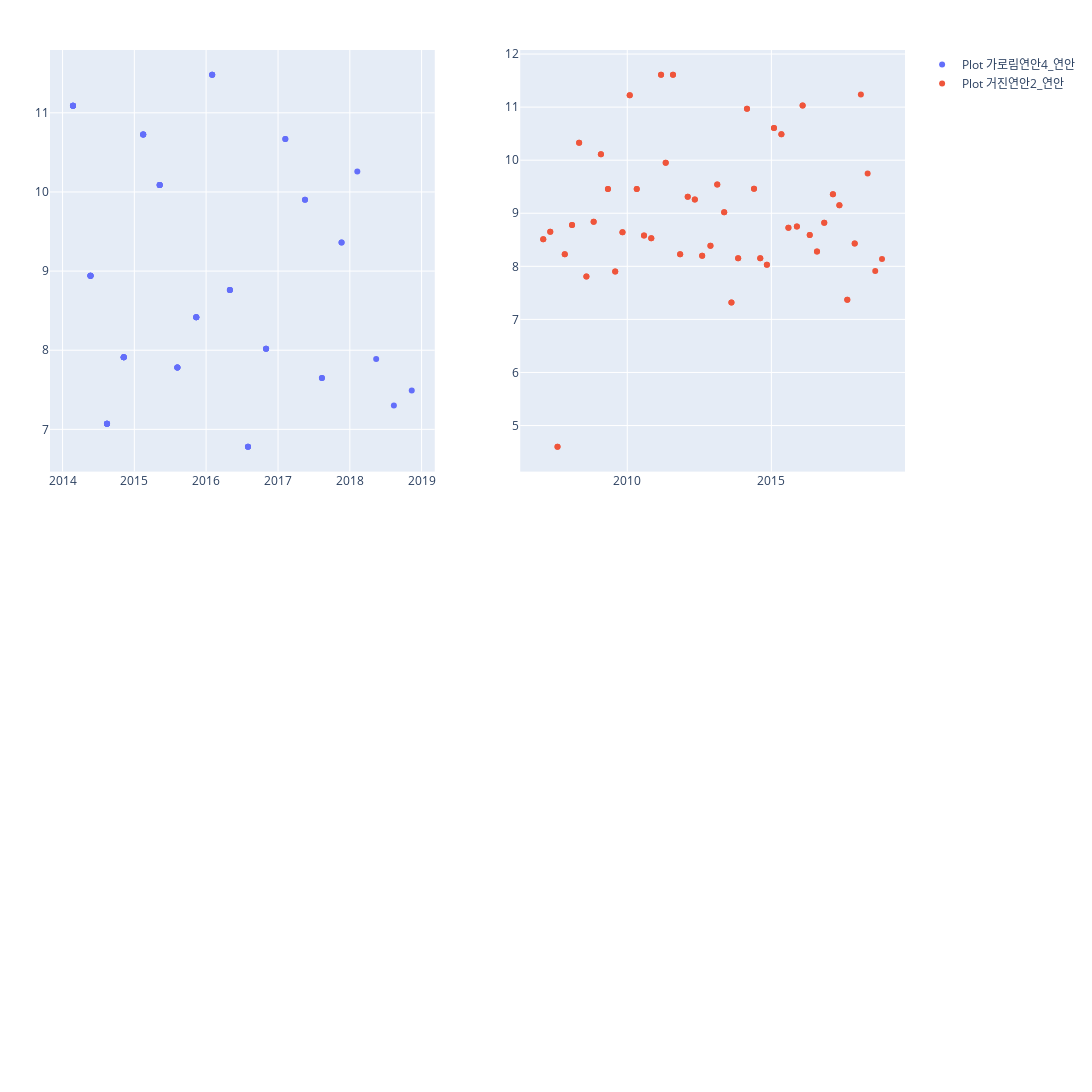

The notebook cell this image was saved under:
### Code cell
ocean_df = pd.read_csv(f'data/surface/0.005/2018.csv')
print(ocean_df.columns)
unique_values = ocean_df['station'].unique().tolist()
print(unique_values)
fig = make_subplots(rows=2, cols=2)

columns_to_plot = ['총질소[μg/L]', '총인[μg/L]', '용존무기질소[μg/L]','화학적산소요구량[mg/L]','암모니아성 질소[μg/L]']
for i, d in enumerate(unique_values):
    row = i // 2 + 1  # 행 결정
    col = i % 2 + 1   # 열 결정
    x = ocean_df.loc[ocean_df['station'] == d].reset_index()
    print(len(x))
    fig.add_trace(go.Scatter(x=x['date_time'], y=x['용존산소[mg/L]'], mode='markers', name=f'Plot {d}'), row=row, col=col)

    
fig.update_layout(width=1200, height=1200, margin=dict(t=50, b=50, l=50, r=50))

fig.show()
